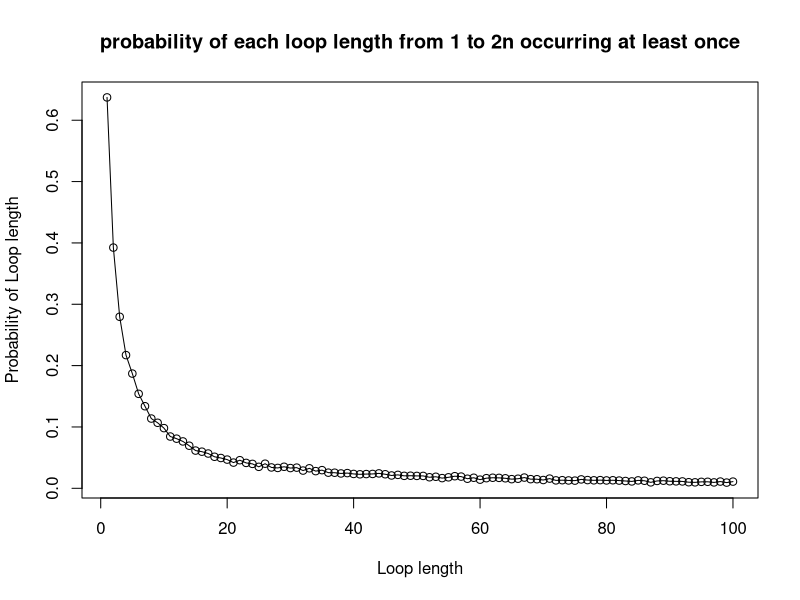
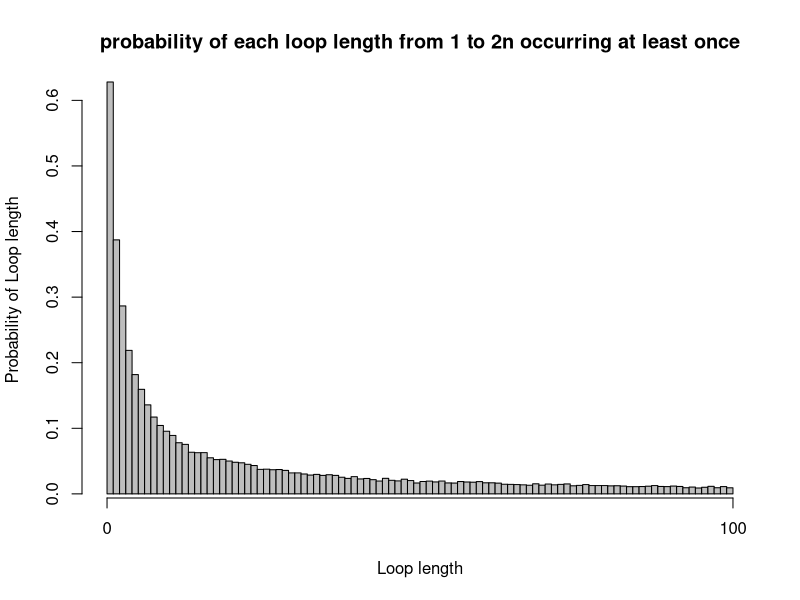

The R source for these figures, in order:
# Karman Singh s1936373
# Viren Sirwani Mulani s1949143
# Alannah Hounat s2434943
# Git repo Link:
# Team member contributions to project:

# INPUT: n <- decides numbers of prisoners, k<- prisoner number, 
# numbered_boxes <- numbered boxes
# OUTPUT: the number of successes
# Purpose: Is to find and track the number of successes for us to calculate
# the probabilities in later functions. Also, so code isn't repeated in later functions
success_check <- function(n, k, numbered_boxes) {
  # number of boxes opened by prisoner
  number_of_attempts <- 0
  # value 1 indicates prisoner number found, 0 otherwise
  number_of_success <- 0
  # first box opened corresponds to value of k, depending on strategy used, could be 
  # random or prisoners number
  guess <- numbered_boxes[k]
  # while loop checks if number of boxes opened is less than or equal to n
  while (number_of_attempts <= n) {
    if (guess == k) {
      # if prisoner number found, no need to continue looking
      number_of_success <- 1
      break
    }
    else {
      # move on to the next box as previous box did not contain prisoner number
      guess <- numbered_boxes[guess]
      # number of attempts goes up by one as prisoner moves on to next box
      number_of_attempts <- number_of_attempts + 1
    }
  }
  
  return (number_of_success)
}

# INPUT: n <- decides numbers of prisoners, quantity <- number of items to choose
# OUTPUT: vector of integers of length 'quantity'
# PURPOSE: produce a vector of box numbers of a particular size depending on 
# the strategy. Strategy 2 would require us to return just one box number while 
# strategy 3 requires us to return n random box numbers
produce_random_numbered_boxes <- function(n, quantity) {
  return (sample(1:n, quantity))
}

# INPUT: n <- decides numbers of prisoners, k <- prisoner number, 
# strategy <- 1, 2 or 3, nreps <- number of times experiment is done,
# number_of_success<- the number of successes so far, 
# numbered_boxes<- numbered boxes
# OUTPUT: number of successes
# PURPOSE: This function simulates the first strategy where a prisoner
# picks a box with their number on it, the second strategy where a prisoner
# picks a random box to begin with, and the third strategy where a prisoner
# picks n boxes at random, checking each card for their number
check_success_given_strategy <- function(n, k, strategy, numbered_boxes){
  success_strategy3 <- 0
  # if and else if to select the correct strategy
  if (strategy == 1)
    # first box picked has prisoners number on it
    first_box <- k
  else if (strategy == 2)
    # pick a box with a random number on it by calling the helper function 
    # 'produce_random_numbered_boxes'
    first_box <- produce_random_numbered_boxes(2 * n, 1)
  else if (strategy == 3) {
    # here we need n random boxes, the aforementioned helper function is used again
    random_box <- produce_random_numbered_boxes(2 * n, n)
    for (box in random_box) {
      #if one of the random boxes contains the prisoners number
      if (box == k){
        #count successes
        success_strategy3 <- 1
        break
      }
    }
    return (success_strategy3)
  }
  #check the success, used for strategy 1 and 2
  check <- success_check(n, first_box, numbered_boxes)
  return(check)
}

# INPUT: n <- decides numbers of prisoners, k <- prisoner number, 
# strategy <- either 1,2,3, nreps <- number of times experiment is done
# OUTPUT: Probability estimate of prisoner k finding their number using given strategy
# PURPOSE: To find the probability of one prisoner finding their number
Pone <- function(n, k, strategy, nreps = 10000) {
  number_of_success <- 0
  for (reps in 1:nreps) {
    # index of numbered_boxes corresponds to the box number, and the value stored
    # at that index corresponds to the numbered card randomly placed in the box
    numbered_boxes <- produce_random_numbered_boxes(2 * n, 2 * n)
    number_of_success <- number_of_success + 
      check_success_given_strategy(n, k, strategy, numbered_boxes)
  }
  # we divide number_of_success by nreps to get a probability of a single prisoner
  # finding their number
  prob_one_estimate <- number_of_success / nreps
  return (prob_one_estimate)
}

# INPUT: n <- decides numbers of prisoners, strategy <- either 1,2,3
# nreps <- number of times experiment is done
# OUTPUT: Probability estimate of all prisoners finding their number using given strategy
# PURPOSE: To find the probability of all prisoners being released
Pall <- function(n, strategy, nreps = 10000) {
  number_of_success <- 0
  for (reps in 1:nreps) {
    # Outside inner loop since the room is returned to original state once 
    # prisoner leaves
    numbered_boxes <- produce_random_numbered_boxes(2 * n, 2 * n)
    for (prisoner_number in 1:(2 * n)) {
      check <- check_success_given_strategy(n, prisoner_number, strategy, numbered_boxes)
      if (check == 0)
        break
      # if (strategy == 1) {
      #   check <- success_check(n, prisoner_number, numbered_boxes)
      #   if (check == 0)
      #     break
      # }
      # else if (strategy == 2) {
      #   random_start_box <- produce_random_numbered_boxes(2 * n, 1)
      #   check <- success_check(n, random_start_box, numbered_boxes)
      #   if (check == 0)
      #     break
      # }
      # else if (strategy == 3) {
      #   #picking n boxes at random
      #   random_box <- produce_random_numbered_boxes(2 * n, n)
      #   check <- 0
      #   for (box in random_box) {
      #     #if this random box contains the prisoners number
      #     if (box == prisoner_number) {
      #       check = 1
      #       break
      #     }
      #   }
      #   if (check == 0) {
      #     break
      #   }
      # }
    }
    number_of_success <- number_of_success + check
  }
  
  prob_all_estimate <- number_of_success / nreps
  return (prob_all_estimate)
}

cat("Probability estimate of a single prisoner succeeding in finding their number:")
cat("\nn=5\nStrategy 1:", Pone(5, 7, 1))
cat("\nStrategy 2:", Pone(5, 7, 2))
cat("\nStrategy 3:", Pone(5, 7, 3))

cat("\nn=50\nStrategy 1:", Pone(50, 7, 1))
cat("\nStrategy 2:", Pone(50, 7, 2))
cat("\nStrategy 3:", Pone(50, 7, 3))

cat("\nProbability estimate of all prisoners succeeding in finding their numbers:")
cat("\nn=5\nStrategy 1:", Pall(5, 1))
cat("\nStrategy 2:", Pall(5, 2))
cat("\nStrategy 3:", Pall(5, 3))

cat("\nn=50\nStrategy 1:", Pall(50, 1))
cat("\nStrategy 2:", Pall(50, 2))
cat("\nStrategy 3:", Pall(50, 3))

# For Pone evidently the less people there are (the smaller that n is) the better 
# chance of success. Although Strategy 3 yields almost consistently similar 
# results as after all we are still only observing n boxes with 2*n prisoners.

# Pall is where we observe a surprising result. Strategy 3 yields zero/near zero
# probabilities. Strategy 1 and 2 yields an approximate probability of 33% and 52% when
# n=50 and n=5 respectively. This seems to be the most optimal strategy, but why?
# This is due to a cycle.
# Every box leads to another box and eventually loops back to the prisoner number,
# this is guaranteed. What is not guaranteed is the cycle which contains the 
# prisoner number may have a length greater than n.


# probability of each loop length from 1 to 2n occurring at least once in a 
# random shuffling of cards to boxes = 1 - prob of each loop length occurring 
# 0 times
dloop <- function(n, nreps = 10000) {
  # count of all the cycles with loop length 1 to 2n that occurred 0 times 
  # in the simulation
  count_loop_length_0_times = rep(0, 2*n)
  #loop over all experiments(number of repetitions)
  for (reps in 1:nreps) {
    # index of numbered_boxes corresponds to the box number, and the value stored
    # at that index corresponds to the numbered card randomly placed in the box
    numbered_boxes <- produce_random_numbered_boxes(2 * n, 2 * n)
    # count of how many times a cycle has 1 to 2n loop length
    count_of_loop_length = rep(0, 2*n)
    # numbers that are already present in a cycle, hence don't need to be 
    # iterated over again
    numbers_iterated_over = c()
    # looping over all prisoner numbers
    for (prisoner_number in 1:(2 * n)) {
      # vector to hold various cycles, length of this vector would give the 
      # length of the cycle that contains the prisoner number
      individual_cycles = c()
      # if prisoner number is not present in any previous cycles, we follow
      # the path of boxes to find the cycle that contains the prisoner number
      # if the prisoner number is present, then just skip to the next 
      # prisoner number
      if (!(prisoner_number %in% numbers_iterated_over)) {
        individual_cycles = append(individual_cycles, prisoner_number)
        cycle = numbered_boxes[prisoner_number]
        # checks if the card removed from the box contains the prisoner number
        while (cycle != prisoner_number) {
          individual_cycles = append(individual_cycles, cycle)
          cycle = numbered_boxes[cycle]
        }
        count_of_loop_length[length(individual_cycles)] = 
          count_of_loop_length[length(individual_cycles)] + 1
        # appending the numbers in the cycle to the vector that contains all the
        # cycles
        numbers_iterated_over = append(numbers_iterated_over, individual_cycles)
      }
    }
    # finds all loop lengths that occurred 0 times in the experiment and adds 1
    # to the count for each of those loop lengths
    index_loop_length_0_times = grep(0, count_of_loop_length)
    count_loop_length_0_times[index_loop_length_0_times] = 
      count_loop_length_0_times[index_loop_length_0_times] + 1
  }
  prob_loop_length_0_times = count_loop_length_0_times/nreps
  prob_loop_length_at_least_once = 1 - prob_loop_length_0_times
  return (prob_loop_length_at_least_once)
}


cat("Probability of loop length from 1 to 2n occurring at least once in a random shuffling of cards to boxes: ")
cat("\nFor n=50: ", dloop(50))

# example code for dloop
# dloop(50,10000)

# Here n=50. For the prisoners to be successful, the longest loop must not be greater than
# 50. The probability of not having a loop longer than 50 is equal to the probability
# of a random permutation of the prisoner numbers 1 to 100 having a loop whose length is
# greater than 50. We first need to know the number of permutations of prisoner
# numbers 1 to 100 with a loop of length x>50. That is 100!/x. The probability of 
# of a random permutation containing no loops of length greater than 50 is 
# calculated below:

single_events <- factorial(100)*(1/(51:100))
sum_single_events <- sum(single_events)
prob_no_greater_50 <- 1 - (1/factorial(100))*sum_single_events
cat("The probability of no loop being longer than 50 is:", prob_no_greater_50)


# We use a line graph to visualize the probabilities for each loop length. A line
# graph is used her since we can identify trends in the data. Usually line graphs are
# used to track changes over a short or long period of time. But it can be used in
# this scenario.
n1 <- 50
loop_vector1 <- dloop(n=n1,nreps=10000)
line_graph <- plot(x= 1:(2*n1),
                   y=loop_vector1, 
                   type="o",
                   xlab="Loop length",
                   ylab="Probability of Loop length",
                   main= "probability of each loop length from 1 to 2n occurring at least once")

# A bar chart could be used to compare the different loop lengths. 
# The code is not too different here. Bar-chart may seem a bit cramped
n2 <- 50
loop_vector2 <- dloop(n=n2,nreps=10000)
bar_chart <- barplot(height=loop_vector2, 
                     xlab="Loop length",
                     ylab="Probability of Loop length",
                     main= "probability of each loop length from 1 to 2n occurring at least once",
                     space=0)
# Adds an axis to the current plot
axis(side=1,at=c(0,(2*n2)), tick=TRUE)
